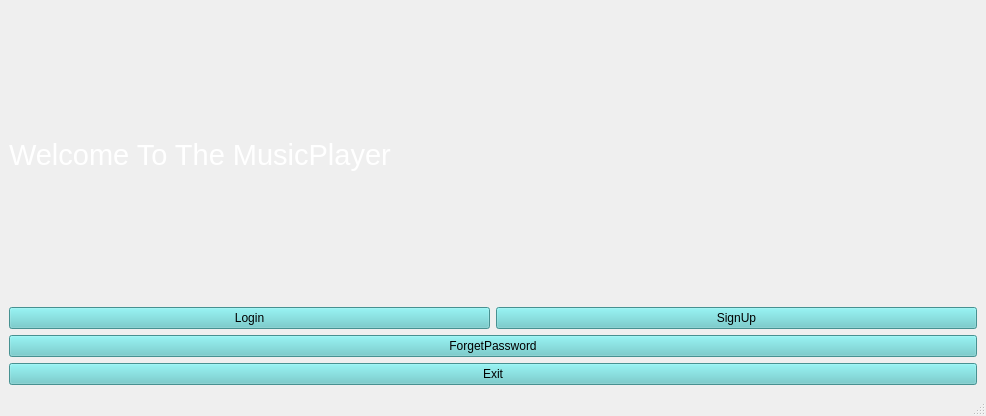
<?xml version="1.0" encoding="UTF-8"?>
<ui version="4.0">
 <class>menu</class>
 <widget class="QMainWindow" name="menu">
  <property name="geometry">
   <rect>
    <x>0</x>
    <y>0</y>
    <width>986</width>
    <height>416</height>
   </rect>
  </property>
  <property name="windowTitle">
   <string>MainWindow</string>
  </property>
  <widget class="QWidget" name="centralwidget">
   <layout class="QVBoxLayout" name="verticalLayout_2">
    <item>
     <layout class="QHBoxLayout" name="horizontalLayout_2">
      <item>
       <widget class="QLabel" name="label">
        <property name="text">
         <string>&lt;html&gt;&lt;head/&gt;&lt;body&gt;&lt;p&gt;&lt;span style=&quot; font-size:22pt; color:#ffffff;&quot;&gt;Welcome To The MusicPlayer&lt;/span&gt;&lt;/p&gt;&lt;/body&gt;&lt;/html&gt;</string>
        </property>
       </widget>
      </item>
      <item>
       <widget class="QLabel" name="label_2">
        <property name="sizePolicy">
         <sizepolicy hsizetype="Minimum" vsizetype="Preferred">
          <horstretch>0</horstretch>
          <verstretch>0</verstretch>
         </sizepolicy>
        </property>
        <property name="maximumSize">
         <size>
          <width>80</width>
          <height>16777215</height>
         </size>
        </property>
        <property name="text">
         <string/>
        </property>
       </widget>
      </item>
     </layout>
    </item>
    <item>
     <layout class="QHBoxLayout" name="horizontalLayout">
      <item>
       <widget class="QPushButton" name="pushButton_logIn">
        <property name="cursor">
         <cursorShape>OpenHandCursor</cursorShape>
        </property>
        <property name="styleSheet">
         <string notr="true">background-color: rgb(100, 203, 203);</string>
        </property>
        <property name="text">
         <string>Login</string>
        </property>
       </widget>
      </item>
      <item>
       <widget class="QPushButton" name="pushButton_signUp">
        <property name="cursor">
         <cursorShape>OpenHandCursor</cursorShape>
        </property>
        <property name="styleSheet">
         <string notr="true">background-color: rgb(100, 203, 203);</string>
        </property>
        <property name="text">
         <string>SignUp</string>
        </property>
       </widget>
      </item>
     </layout>
    </item>
    <item>
     <layout class="QVBoxLayout" name="verticalLayout">
      <item>
       <widget class="QPushButton" name="pushButton_forPass">
        <property name="cursor">
         <cursorShape>OpenHandCursor</cursorShape>
        </property>
        <property name="styleSheet">
         <string notr="true">background-color: rgb(100, 203, 203);</string>
        </property>
        <property name="text">
         <string>ForgetPassword</string>
        </property>
       </widget>
      </item>
      <item>
       <widget class="QPushButton" name="pushButton_exit">
        <property name="cursor">
         <cursorShape>OpenHandCursor</cursorShape>
        </property>
        <property name="styleSheet">
         <string notr="true">background-color: rgb(100, 203, 203);</string>
        </property>
        <property name="text">
         <string>Exit</string>
        </property>
       </widget>
      </item>
     </layout>
    </item>
   </layout>
  </widget>
  <widget class="QStatusBar" name="statusbar"/>
 </widget>
 <resources/>
 <connections/>
</ui>
